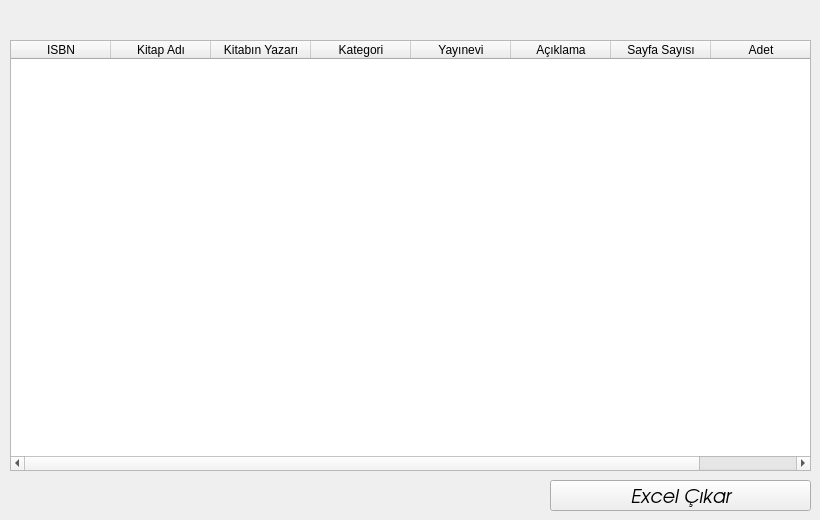
      <widget class="QWidget" name="tab_7">
       <attribute name="title">
        <string>Tüm Kitaplar</string>
       </attribute>
       <widget class="QTableWidget" name="tableWidget_5">
        <property name="geometry">
         <rect>
          <x>10</x>
          <y>40</y>
          <width>801</width>
          <height>431</height>
         </rect>
        </property>
        <column>
         <property name="text">
          <string>ISBN</string>
         </property>
        </column>
        <column>
         <property name="text">
          <string>Kitap Adı</string>
         </property>
        </column>
        <column>
         <property name="text">
          <string>Kitabın Yazarı</string>
         </property>
        </column>
        <column>
         <property name="text">
          <string>Kategori</string>
         </property>
        </column>
        <column>
         <property name="text">
          <string>Yayınevi</string>
         </property>
        </column>
        <column>
         <property name="text">
          <string>Açıklama</string>
         </property>
        </column>
        <column>
         <property name="text">
          <string>Sayfa Sayısı</string>
         </property>
        </column>
        <column>
         <property name="text">
          <string>Adet</string>
         </property>
        </column>
       </widget>
       <widget class="QPushButton" name="pushButton_30">
        <property name="geometry">
         <rect>
          <x>550</x>
          <y>480</y>
          <width>261</width>
          <height>31</height>
         </rect>
        </property>
        <property name="font">
         <font>
          <family>URW Gothic L</family>
          <pointsize>14</pointsize>
          <italic>true</italic>
         </font>
        </property>
        <property name="contextMenuPolicy">
         <enum>Qt::DefaultContextMenu</enum>
        </property>
        <property name="text">
         <string>Excel Çıkar</string>
        </property>
       </widget>
       <widget class="QLabel" name="label_46">
        <property name="geometry">
         <rect>
          <x>20</x>
          <y>480</y>
          <width>211</width>
          <height>31</height>
         </rect>
        </property>
        <property name="text">
         <string/>
        </property>
       </widget>
      </widget>
